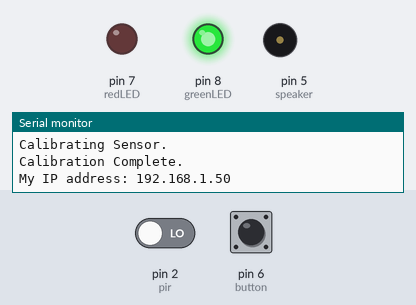
The sketch below on a simulated Arduino Uno, built with avr-gcc and run on an emulated ATmega328P. Shown: output pins drawn as LEDs (lit = HIGH), buzzer (waves = sounding), the last lines printed to the serial monitor. Dashed ring = blinking. The test bench sets the inputs (shaded band); at power-on: pin 2 (pir) LOW, pin 6 (button) HIGH. WiFi joins after 1.5 s; servers stay silent unless stated; uploads are accepted with an empty reply.

Above: at 17.7 s.
17.8 s: pin 2 (pir) driven HIGH
At 18.26 s:
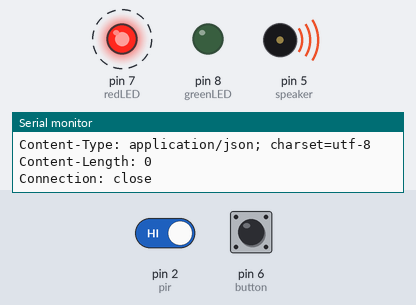
20.8 s: pin 6 (button) pulled LOW for 0.15 s
At 20.91 s:
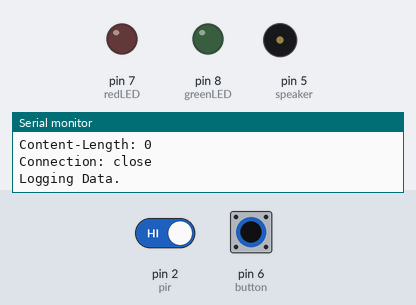
At 21.4 s:
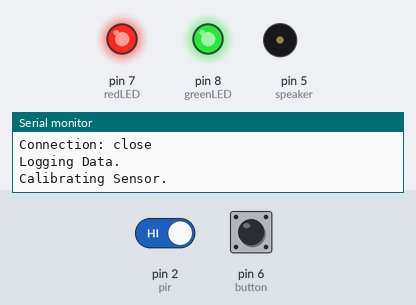
Timing chart, 0 to 23.8 s (numbered marks = the images above; inputs shaded):
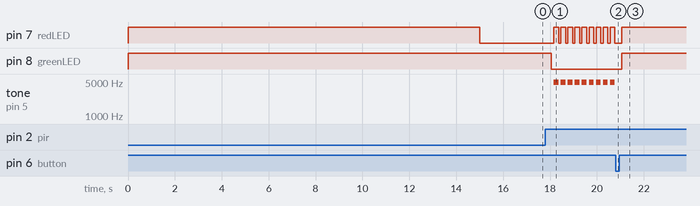

Measured:
- after the input at 17.8 s, pin 7 (redLED): alternates HIGH for 0.20 s and LOW for 0.10 s, starting after 0.36 s; pin 8 (greenLED): HIGH → LOW after 0.26 s; tone on pin 5 (speaker): alternates 4978 Hz for 0.20 s and silent for 0.10 s, starting after 0.36 s
- after the input at 20.8 s, pin 8 (greenLED): LOW → HIGH after 0.27 s; tone on pin 5 (speaker): stops changing and stays silent

The sketch:

securityapp.ino
```cpp
#include "pitches.h";
#include <SPI.h>
#include <Ethernet.h>

// general
int interval = 100;
unsigned long previous = 0;
int calibrateTime = 15000;
int alertStatus = 0;
int isCalibrated = 0;
unsigned long timerStart = 0;
unsigned long timerLen = 0;

// pins
int speaker = 5;
int button = 6;
int redLED = 7;
int greenLED = 8;
int pir = 2;

// audio
unsigned long songPrev = 0;
int songInterval = 250;
int melody = NOTE_DS8;
int noteDurations = 2;

// flashes
unsigned long flashPrev = 0;
int flashInterval = 250;

// Ethernet
byte mac[] = { 0x90, 0xA2, 0xDA, 0x0F, 0x98, 0xAD };
EthernetClient client;

// this plays our alert audio
void playSong() {
  if (millis() >= songPrev + songInterval) {
    songPrev = millis();
    noTone(speaker);
  } else {
    int noteDuration = 1000 / noteDurations;
    tone(speaker, melody, noteDuration);
  }
}

// flashes the red led when the alarm is triggered
void flashRed() {
  digitalWrite(greenLED, LOW);
  if (millis() >= flashPrev + flashInterval) {
    flashPrev = millis();
    digitalWrite(redLED, LOW);
  } else {
    digitalWrite(redLED, HIGH);
  }
}

// initialize the alert
void startAlert() {
  playSong();
  flashRed();
}

// stop the alert
void stopAlert() {
  songPrev = 0;
  flashPrev = 0;
  if (isCalibrated == 0) {
    logData();
    sensorCalibration();
  }
}

// calibrate the sensor
void sensorCalibration() {
  digitalWrite(redLED, HIGH);
  digitalWrite(greenLED, HIGH);
  digitalWrite(pir, LOW);
  Serial.println("Calibrating Sensor.");
  delay(calibrateTime);
  Serial.println("Calibration Complete.");
  isCalibrated = 1;
  timerStart = 0;
  timerLen = 0;
  digitalWrite(redLED, LOW);
}

// sends an SMS to the user
void notifyUser() {
  char textServer[] = "securityapp-jon13671.c9.io";
  Serial.println("SMS Sent.");

  client.stop();

  if (client.connect(textServer, 80)) {
    client.print("GET ");
    client.print("/getData/1");
    client.print(timerLen);
    client.println(" HTTP/1.1");
    client.println("Host: securityapp-jon13671.c9.io");
    client.println("Connection: close");
    client.println();
  }
  else {
    Serial.println("connection failed");
  }

}

// Calibrates the internet
void internetCalibration() {
  Ethernet.begin(mac);
  Serial.print("My IP address: ");
  Serial.println(Ethernet.localIP());
}

// pushes the data to the database
void logData() {
  char dataServer[] = "data.sparkfun.com";
  timerLen = millis() - timerStart;
  Serial.println("Logging Data.");

  client.stop();

  if (client.connect(dataServer, 80)) {
    client.print("GET ");
    client.print("/input/q5y4E069JJTqQmlO8L0R?private_key=BVx0kW2yBBIy7mVDezWd&len=");
    client.print(timerLen);
    client.println(" HTTP/1.1");
    client.println("Host: data.sparkfun.com");
    client.println("Connection: close");
    client.println();
  }
  else {
    Serial.println("connection failed");
  }
}

void setup() {
  Serial.begin(57600);

  pinMode(speaker, OUTPUT);
  pinMode(redLED, OUTPUT);
  pinMode(greenLED, OUTPUT);
  pinMode(button, INPUT_PULLUP);
  pinMode(pir, INPUT);

  sensorCalibration();
  internetCalibration();
}

void loop() {

  if (client.available()) {
    char c = client.read();
    Serial.write(c);
  }

  if (millis() >= previous + interval) {
    int btnState = digitalRead(button);
    previous = millis();

    if (btnState == 0 && alertStatus == 1) {
      alertStatus = 0;
    }

    if (alertStatus == 1) {
        startAlert();
    } else {
        stopAlert();
    }

    if(digitalRead(pir) == HIGH){
      if (alertStatus == 0) {
        timerStart = millis();
        isCalibrated = 0;
        alertStatus = 1;
        notifyUser();
      }
    }

  } // end of interval checker

} // end of loop
```

pitches.h
```cpp
/*************************************************
 * Public Constants
 *************************************************/

#define NOTE_B0  31
#define NOTE_C1  33
#define NOTE_CS1 35
#define NOTE_D1  37
#define NOTE_DS1 39
#define NOTE_E1  41
#define NOTE_F1  44
#define NOTE_FS1 46
#define NOTE_G1  49
#define NOTE_GS1 52
#define NOTE_A1  55
#define NOTE_AS1 58
#define NOTE_B1  62
#define NOTE_C2  65
#define NOTE_CS2 69
#define NOTE_D2  73
#define NOTE_DS2 78
#define NOTE_E2  82
#define NOTE_F2  87
#define NOTE_FS2 93
#define NOTE_G2  98
#define NOTE_GS2 104
#define NOTE_A2  110
#define NOTE_AS2 117
#define NOTE_B2  123
#define NOTE_C3  131
#define NOTE_CS3 139
#define NOTE_D3  147
#define NOTE_DS3 156
#define NOTE_E3  165
#define NOTE_F3  175
#define NOTE_FS3 185
#define NOTE_G3  196
#define NOTE_GS3 208
#define NOTE_A3  220
#define NOTE_AS3 233
#define NOTE_B3  247
#define NOTE_C4  262
#define NOTE_CS4 277
#define NOTE_D4  294
#define NOTE_DS4 311
#define NOTE_E4  330
#define NOTE_F4  349
#define NOTE_FS4 370
#define NOTE_G4  392
#define NOTE_GS4 415
#define NOTE_A4  440
#define NOTE_AS4 466
#define NOTE_B4  494
#define NOTE_C5  523
#define NOTE_CS5 554
#define NOTE_D5  587
#define NOTE_DS5 622
#define NOTE_E5  659
#define NOTE_F5  698
#define NOTE_FS5 740
#define NOTE_G5  784
#define NOTE_GS5 831
#define NOTE_A5  880
#define NOTE_AS5 932
#define NOTE_B5  988
#define NOTE_C6  1047
#define NOTE_CS6 1109
#define NOTE_D6  1175
#define NOTE_DS6 1245
#define NOTE_E6  1319
#define NOTE_F6  1397
#define NOTE_FS6 1480
#define NOTE_G6  1568
#define NOTE_GS6 1661
#define NOTE_A6  1760
#define NOTE_AS6 1865
#define NOTE_B6  1976
#define NOTE_C7  2093
#define NOTE_CS7 2217
#define NOTE_D7  2349
#define NOTE_DS7 2489
#define NOTE_E7  2637
#define NOTE_F7  2794
#define NOTE_FS7 2960
#define NOTE_G7  3136
#define NOTE_GS7 3322
#define NOTE_A7  3520
#define NOTE_AS7 3729
#define NOTE_B7  3951
#define NOTE_C8  4186
#define NOTE_CS8 4435
#define NOTE_D8  4699
#define NOTE_DS8 4978
```
